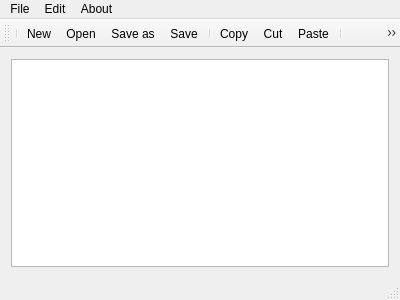
<?xml version="1.0" encoding="UTF-8"?>
<ui version="4.0">
 <class>MainWindow</class>
 <widget class="QMainWindow" name="MainWindow">
  <property name="geometry">
   <rect>
    <x>0</x>
    <y>0</y>
    <width>400</width>
    <height>300</height>
   </rect>
  </property>
  <property name="windowTitle">
   <string>MainWindow</string>
  </property>
  <widget class="QWidget" name="centralWidget">
   <layout class="QHBoxLayout" name="horizontalLayout">
    <item>
     <widget class="QTextEdit" name="textEdit"/>
    </item>
   </layout>
  </widget>
  <widget class="QMenuBar" name="menuBar">
   <property name="geometry">
    <rect>
     <x>0</x>
     <y>0</y>
     <width>400</width>
     <height>21</height>
    </rect>
   </property>
   <widget class="QMenu" name="menuFile">
    <property name="title">
     <string>File</string>
    </property>
    <addaction name="actionNew"/>
    <addaction name="separator"/>
    <addaction name="actionOpen"/>
    <addaction name="separator"/>
    <addaction name="actionSave"/>
    <addaction name="actionSave_as"/>
    <addaction name="actionPrint"/>
   </widget>
   <widget class="QMenu" name="menuEdit">
    <property name="title">
     <string>Edit</string>
    </property>
    <addaction name="actionCut"/>
    <addaction name="actionCopy"/>
    <addaction name="actionPaster"/>
    <addaction name="separator"/>
    <addaction name="actionRedo"/>
    <addaction name="actionUndo"/>
    <addaction name="separator"/>
    <addaction name="actionFont"/>
    <addaction name="actionColor"/>
    <addaction name="actionBackground"/>
    <addaction name="actionBackground_Color"/>
   </widget>
   <widget class="QMenu" name="menuAbout">
    <property name="title">
     <string>About</string>
    </property>
    <addaction name="actionNotepad"/>
   </widget>
   <addaction name="menuFile"/>
   <addaction name="menuEdit"/>
   <addaction name="menuAbout"/>
  </widget>
  <widget class="QToolBar" name="mainToolBar">
   <attribute name="toolBarArea">
    <enum>TopToolBarArea</enum>
   </attribute>
   <attribute name="toolBarBreak">
    <bool>false</bool>
   </attribute>
   <addaction name="separator"/>
   <addaction name="actionNew"/>
   <addaction name="actionOpen"/>
   <addaction name="actionSave_as"/>
   <addaction name="actionSave"/>
   <addaction name="separator"/>
   <addaction name="actionCopy"/>
   <addaction name="actionCut"/>
   <addaction name="actionPaster"/>
   <addaction name="separator"/>
   <addaction name="actionRedo"/>
   <addaction name="actionUndo"/>
   <addaction name="separator"/>
   <addaction name="actionNotepad"/>
   <addaction name="actionFont"/>
   <addaction name="separator"/>
  </widget>
  <widget class="QStatusBar" name="statusBar"/>
  <action name="actionNew">
   <property name="icon">
    <iconset resource="resource.qrc">
     <normaloff>:/img/pics/if_Add_27831.png</normaloff>:/img/pics/if_Add_27831.png</iconset>
   </property>
   <property name="text">
    <string>New</string>
   </property>
  </action>
  <action name="actionOpen">
   <property name="icon">
    <iconset resource="resource.qrc">
     <normaloff>:/img/pics/if_Folder_27849.png</normaloff>:/img/pics/if_Folder_27849.png</iconset>
   </property>
   <property name="text">
    <string>Open</string>
   </property>
  </action>
  <action name="actionSave">
   <property name="icon">
    <iconset resource="resource.qrc">
     <normaloff>:/img/pics/if_Save_27876.png</normaloff>:/img/pics/if_Save_27876.png</iconset>
   </property>
   <property name="text">
    <string>Save</string>
   </property>
  </action>
  <action name="actionCut">
   <property name="icon">
    <iconset resource="resource.qrc">
     <normaloff>:/img/pics/if_cut_172590.png</normaloff>:/img/pics/if_cut_172590.png</iconset>
   </property>
   <property name="text">
    <string>Cut</string>
   </property>
  </action>
  <action name="actionCopy">
   <property name="icon">
    <iconset resource="resource.qrc">
     <normaloff>:/img/pics/if_Copy_27840.png</normaloff>:/img/pics/if_Copy_27840.png</iconset>
   </property>
   <property name="text">
    <string>Copy</string>
   </property>
  </action>
  <action name="actionPaster">
   <property name="icon">
    <iconset resource="resource.qrc">
     <normaloff>:/img/pics/if_Paste_27862.png</normaloff>:/img/pics/if_Paste_27862.png</iconset>
   </property>
   <property name="text">
    <string>Paste</string>
   </property>
  </action>
  <action name="actionRedo">
   <property name="icon">
    <iconset resource="resource.qrc">
     <normaloff>:/img/pics/if_icon-ios7-redo_211811.png</normaloff>:/img/pics/if_icon-ios7-redo_211811.png</iconset>
   </property>
   <property name="text">
    <string>Redo</string>
   </property>
  </action>
  <action name="actionUndo">
   <property name="icon">
    <iconset resource="resource.qrc">
     <normaloff>:/img/pics/if_170_CurvedArrowRightDown_183290.png</normaloff>:/img/pics/if_170_CurvedArrowRightDown_183290.png</iconset>
   </property>
   <property name="text">
    <string>Undo</string>
   </property>
  </action>
  <action name="actionSave_as">
   <property name="icon">
    <iconset resource="resource.qrc">
     <normaloff>:/img/pics/if_Save_27876.png</normaloff>:/img/pics/if_Save_27876.png</iconset>
   </property>
   <property name="text">
    <string>Save as</string>
   </property>
  </action>
  <action name="actionNotepad">
   <property name="icon">
    <iconset resource="resource.qrc">
     <normaloff>:/img/pics/if_Help_27853.png</normaloff>:/img/pics/if_Help_27853.png</iconset>
   </property>
   <property name="text">
    <string>Notepad</string>
   </property>
  </action>
  <action name="actionFont">
   <property name="icon">
    <iconset resource="resource.qrc">
     <normaloff>:/img/pics/if_Stock Index Up_27881.png</normaloff>:/img/pics/if_Stock Index Up_27881.png</iconset>
   </property>
   <property name="text">
    <string>Font</string>
   </property>
  </action>
  <action name="actionColor">
   <property name="text">
    <string>Color</string>
   </property>
  </action>
  <action name="actionBackground">
   <property name="text">
    <string>Highlight</string>
   </property>
  </action>
  <action name="actionBackground_Color">
   <property name="text">
    <string>Background Color</string>
   </property>
  </action>
  <action name="actionPrint">
   <property name="text">
    <string>Print</string>
   </property>
  </action>
 </widget>
 <layoutdefault spacing="6" margin="11"/>
 <resources>
  <include location="resource.qrc"/>
 </resources>
 <connections/>
</ui>
